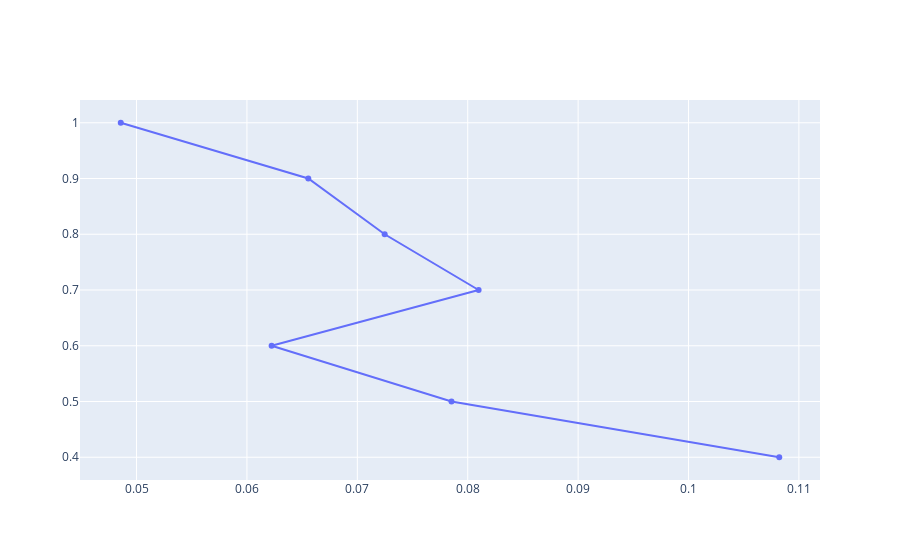

This figure's notebook cell:
### Code cell
from plotly import graph_objs as go
fig = go.Figure()
fig.add_trace(
    go.Scatter(x=tot_time, y=threshold_val, name='Mushroom dataset')
)
fig.show()

### Figure 1 — Plotly figure (JSON) as saved in the notebook; plotly's stock layout.template omitted (floating-point values rounded to 4 significant figures)
{"data": [{"name": "Mushroom dataset", "type": "scatter", "x": [0.04857, 0.06556, 0.07248, 0.08099, 0.06224, 0.07853, 0.1082], "y": [1, 0.9, 0.8, 0.7, 0.6, 0.5, 0.4]}], "layout": {}}
